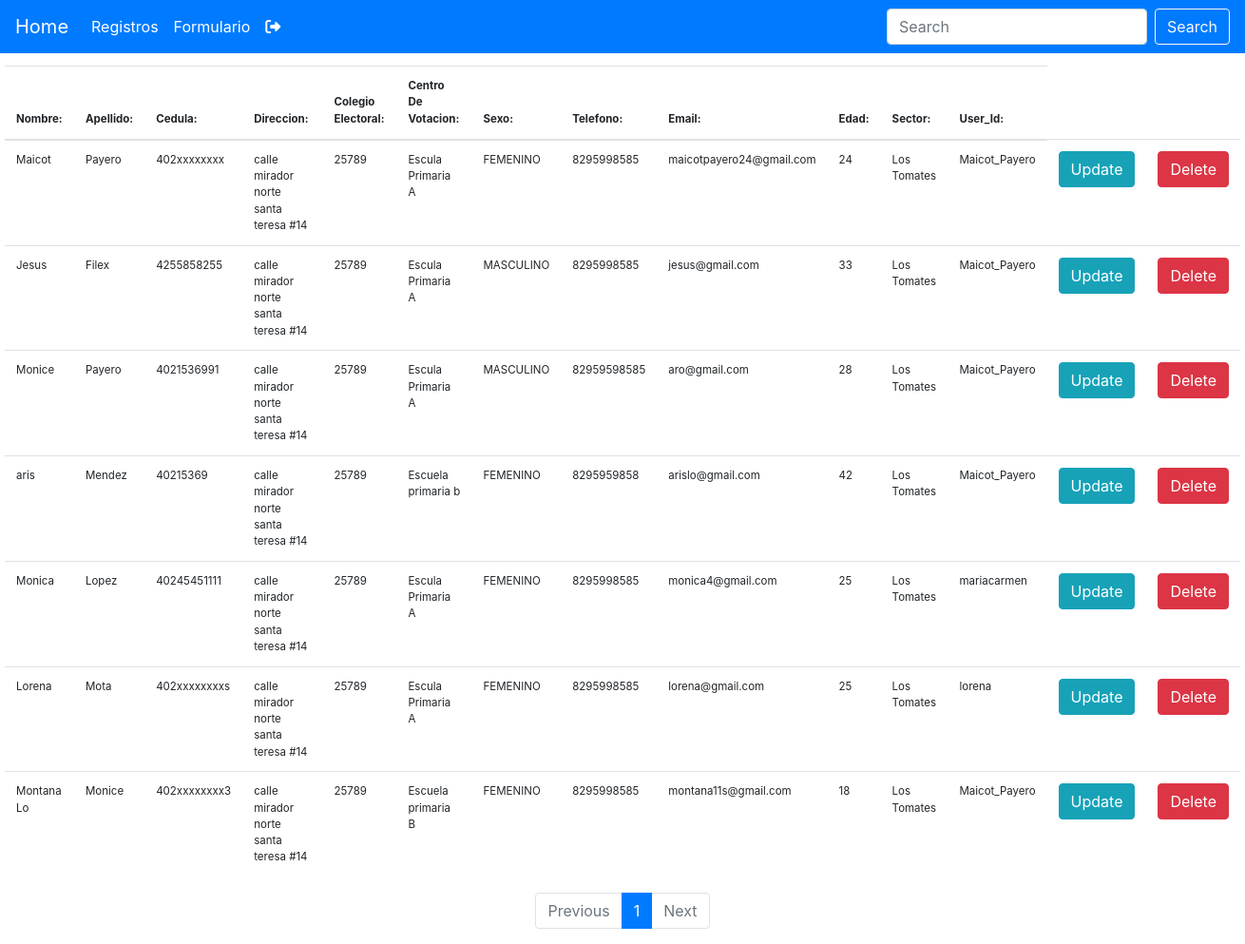
Page /registro/ (signed in) on the committed database.
### gestionFormulario/models.py (models this page shows, shortened)
class Personas(models.Model):
    user = models.ForeignKey(User, default=None, on_delete=models.CASCADE)
    Nombre = models.CharField(max_length=50)
    Apellido = models.CharField(max_length=50)
    Cedula = models.CharField(max_length=50)
    Direccion = models.CharField(max_length=130)
    Colegio_Electoral = models.CharField(max_length=50)
    CentroDeVotacion = models.CharField(max_length=50)
    Sexo = models.CharField(max_length=13)
    Telefono = models.CharField(max_length=30)
    Email = models.EmailField(max_length=50)
    Edad = models.IntegerField()
    Sector = models.CharField(max_length=50)

### gestionFormulario/views.py (the view)
# urls.py: path('registro/', views.personas_datos, name="registro"),
def personas_datos(request):
    queryset = Personas.objects.all()
    paginator = Paginator(queryset, 10)
    page_number = request.GET.get('page')
    page_obj = paginator.get_page(page_number)
    context = {
        'page_obj': page_obj,
        'Paginator': paginator,
    }
    print(context)
    return render(request, 'registro.html', context)

### gestionFormulario/templates/registro.html (shortened to what this page needs)
{% extends 'barra.html' %}
{% block content %}
<div class="conteiner_a">
  <table class="table">
    <form>
      <thead>
        <tr>
          <th>Nombre:</th>
          <th>Apellido:</th>
          <th>Cedula:</th>
          <th>Direccion:</th>
          <th>Colegio Electoral:</th>
          <th>Centro De Votacion:</th>
          <th>Sexo:</th>
          <th>Telefono:</th>
          <th>Email:</th>
          <th>Edad:</th>
          <th>Sector:</th>
          <th>User_Id:</th>
      </thead>
      <tbody>
        {% if page_obj %}
        {% for obj in page_obj %}
        <tr>
          {% if request.user.is_superuser %}
          <td>{{obj.Nombre}}</td>
          <td>{{obj.Apellido}}</td>
          <td>{{obj.Cedula}}</td>
          <td>{{obj.Direccion}}</td>
          <td>{{obj.Colegio_Electoral}}</td>
          <td>{{obj.CentroDeVotacion}}</td>
          <td>{{obj.Sexo}}</td>
          <td>{{obj.Telefono}}</td>
          <td>{{obj.Email}}</td>
          <td>{{obj.Edad}}</td>
          <td>{{obj.Sector}}</td>
          <td>{{obj.user}}</td>
          <td><a class="btn btn-info" href="{% url 'update' obj.id %}">Update</a></td>
          <td><a class="btn btn-danger" href="{% url 'delete' obj.id %}">Delete</a></td>
        </tr>
        <tr>
        {% endif %}
        {% endfor %}
        {% endif %}
    </form>
  </table>
</div>
  <nav aria-label="Page navigation example">
    <ul class="pagination justify-content-center">
    {% if page_obj.has_previous %}
    <li class="page-item">
      <a class="page-link" href="?page={{ page_obj.previous_page_number }}" tabindex="-1" aria-disabled="true">Previous</a>
    </li>
    {%else%}
    <li class="page-item disabled">
      <a class="page-link" href="#" tabindex="-1" aria-disabled="true">Previous</a>
    </li>
    {% endif %}
   {% for i in Paginator.page_range %}
    <li class="page-item {% if page_obj.number == i %} active {% endif %}">
      <a class="page-link" href="?page={{ i }}">{{ i }}</a>
    </li>
   {% endfor %}
   {% if page_obj.has_next %}
    <li class="page-item">
      <a class="page-link" href="?page={{ page_obj.next_page_number }}">Next</a>
    </li>
   {% else %}
    <li class="page-item disabled">
      <a class="page-link" href="#">Next</a>
    </li>
   {% endif %}
   </ul>
  </nav>
{% endblock %}

### static/css/tabla.css (style rules this page uses)
.conteiner_a { width: 1300px; font-size: 11.5px; margin: 1% auto; }

### static/css/main.css (style rules this page uses)
* { margin: 0; padding: 0; -webkit-box-sizing: border-box; -moz-box-sizing: border-box; box-sizing: border-box; }

### rows in the picture
Personas: Nombre "Maicot", Apellido "Payero", Cedula "402xxxxxxxx", Direccion "calle mirador norte santa teresa #14", Colegio_Electoral "25789", CentroDeVotacion "Escula Primaria A", Sexo "FEMENINO", Telefono "8295998585", Email "maicotpayero24@gmail.com", Edad "24", Sector "Los Tomates", user "Maicot_Payero"
Personas: Nombre "Jesus", Apellido "Filex", Cedula "4255858255", Direccion "calle mirador norte santa teresa #14", Colegio_Electoral "25789", CentroDeVotacion "Escula Primaria A", Sexo "MASCULINO", Telefono "8295998585", Email "jesus@gmail.com", Edad "33", Sector "Los Tomates", user "Maicot_Payero"
Personas: Nombre "Monice", Apellido "Payero", Cedula "4021536991", Direccion "calle mirador norte santa teresa #14", Colegio_Electoral "25789", CentroDeVotacion "Escula Primaria A", Sexo "MASCULINO", Telefono "82959598585", Email "aro@gmail.com", Edad "28", Sector "Los Tomates", user "Maicot_Payero"
Personas: Nombre "aris", Apellido "Mendez", Cedula "40215369", Direccion "calle mirador norte santa teresa #14", Colegio_Electoral "25789", CentroDeVotacion "Escuela primaria b", Sexo "FEMENINO", Telefono "8295959858", Email "arislo@gmail.com", Edad "42", Sector "Los Tomates", user "Maicot_Payero"
Personas: Nombre "Monica", Apellido "Lopez", Cedula "40245451111", Direccion "calle mirador norte santa teresa #14", Colegio_Electoral "25789", CentroDeVotacion "Escula Primaria A", Sexo "FEMENINO", Telefono "8295998585", Email "monica4@gmail.com", Edad "25", Sector "Los Tomates", user "mariacarmen"
Personas: Nombre "Lorena", Apellido "Mota", Cedula "402xxxxxxxxs", Direccion "calle mirador norte santa teresa #14", Colegio_Electoral "25789", CentroDeVotacion "Escula Primaria A", Sexo "FEMENINO", Telefono "8295998585", Email "lorena@gmail.com", Edad "25", Sector "Los Tomates", user "lorena"
Personas: Nombre "Montana Lo", Apellido "Monice", Cedula "402xxxxxxxx3", Direccion "calle mirador norte santa teresa #14", Colegio_Electoral "25789", CentroDeVotacion "Escuela primaria B", Sexo "FEMENINO", Telefono "8295998585", Email "montana11s@gmail.com", Edad "18", Sector "Los Tomates", user "Maicot_Payero"

### other values in the picture
{{ i }} "1"
